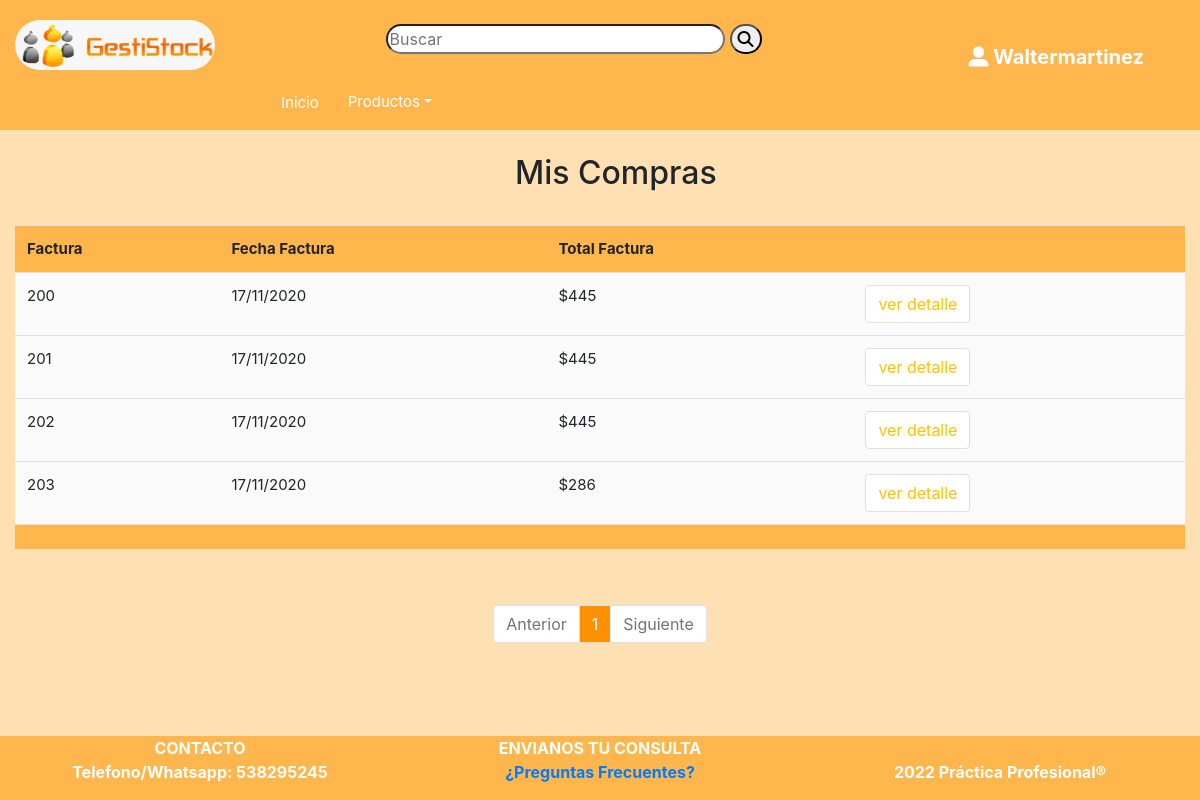
The app's page /miscompras.php?fDesde=0000-00-00&fHasta=0000-00-00&pagina=1 (signed in) with its own data.
### tables this page shows
CREATE TABLE `facturas` (
  `idFacturaVenta` int(11) NOT NULL,
  `idPersona` int(11) NOT NULL,
  `totalApagar` double NOT NULL,
  `fechaPedido` date NOT NULL
);

CREATE TABLE `datosfacturas` (
  `idFactura` int(11) NOT NULL,
  `idTipoFactura` int(11) NOT NULL DEFAULT 3,
  `idTipoTransaccion` int(11) NOT NULL DEFAULT 1,
  `numFactura` int(11) NOT NULL
);

### miscompras.php (the view, shortened to what this page needs)
<?php
require 'header.php';
	if ((isset($_GET['fDesde']) && $_GET['fDesde']=='0000-00-00') && (isset($_GET['fHasta']) && $_GET['fHasta']=='0000-00-00')) {
		$consulta=mysqli_query($conexion,"SELECT count(idFacturaVenta) as cantFact FROM facturas as f WHERE  f.fechaPedido AND '$id_usuario'=f.idPersona");
			while($r=mysqli_fetch_array($consulta)){
				$cantFact=$r['cantFact'];
			}
			$facturas_x_pag = 5;
			$paginas = $cantFact / $facturas_x_pag;
			$paginas = ceil($paginas);
			if (isset($_GET['pagina'])) {
				$iniciar = ($_GET['pagina'] - 1) * $facturas_x_pag;
				$queryFacturasIni="SELECT f.totalApagar as total, f.fechaPedido as fp, p.nombre,p.apellido, dt.numFactura as nFact from facturas as f
				JOIN personas as p on p.idPersona=f.idPersona
				JOIN datosfacturas as dt on dt.idFactura=f.idFacturaVenta
				WHERE '$id_usuario'=f.idPersona
				order by dt.numFactura limit $iniciar,$facturas_x_pag ";
			    $rsFacturasIni=mysqli_query($conexion,$queryFacturasIni);
			}
	}
	?>
<br>
	<div class="row">
		<div class="col-md-5"></div>
		<div class="col-md-6">
			<h2>Mis Compras</h2>
		</div>
	</div>
		<br>
		<div class="row justify-content-center">
			<div class="col-md-12">
				<div style="background: white">
					<table class="table striped" style="background:#fafafa;">
						<tr>
							<th>Factura</th>
							<th>Fecha Factura</th>
							<th>Total Factura</th>
							<th></th>
						</tr>
						<?php
							while ($rs1=mysqli_fetch_array($rsFacturasIni)){
								$fecha=date('d/m/Y',strtotime($rs1['fp']));?>
								<tr>
									<td><?php echo $rs1['nFact']; ?></td>
									<td><?php echo $fecha; ?></td>
									<td><?php echo "$".$rs1['total']; ?></td>
									<td>
										<form action="detalleFactura.php" method="POST">
											<button name="detallePDF" value="detalle" style="border-color: #e0e0e0;background:white" class="btn btn-outline-warning" id="button-addon2">ver detalle</button>
										</form>
									</td>
								</tr>
							<?php };?>
							<tr align="center">
							   <th colspan="5"></th>
							</tr>
					</table>
				</div>
			</div>
		</div>
		<div class="container" style="padding-top:40px">
				<nav arial-label="page navigation">
					<ul class="pagination justify-content-center">
					<li class="page-item <?php echo $_GET['pagina'] <= 1 ? 'disabled' : '' ?>"><a class="page-link" href="miscompras.php?fDesde=<?php echo $_GET['fDesde']; ?>&fHasta=<?php echo $_GET['fHasta'];?>&pagina=<?php echo $_GET['pagina'] - 1 ?>">Anterior</a></li>
					<?php for ($i = 1; $i <= $paginas; $i++) : ?>
						<li class="<?php echo $_GET['pagina'] == $i ? 'active' : '' ?>"><a class="page-link" href="miscompras.php?fDesde=<?php echo $_GET['fDesde']; ?>&fHasta=<?php echo $_GET['fHasta'];?>&pagina=<?php echo $i ?>"><?php echo $i ?></a></li>
					<?php endfor ?>
					<li class="page-item <?php echo $_GET['pagina'] >= $paginas ? 'disabled' : '' ?>"><a class="page-link" href="miscompras.php?fDesde=<?php echo $_GET['fDesde']; ?>&fHasta=<?php echo $_GET['fHasta'];?>&pagina=<?php echo $_GET['pagina'] + 1 ?>">Siguiente</a></li>
					</ul>
				</nav>
			</div>
	<?php
require 'footer.php'; ?>

### records on screen
facturas: datosfacturas.numFactura "200", fechaPedido "17/11/2020", totalApagar "445"
facturas: datosfacturas.numFactura "201", fechaPedido "17/11/2020", totalApagar "445"
facturas: datosfacturas.numFactura "202", fechaPedido "17/11/2020", totalApagar "445"
facturas: datosfacturas.numFactura "203", fechaPedido "17/11/2020", totalApagar "286"

### other values on screen
$nombre_usuario "Waltermartinez"
